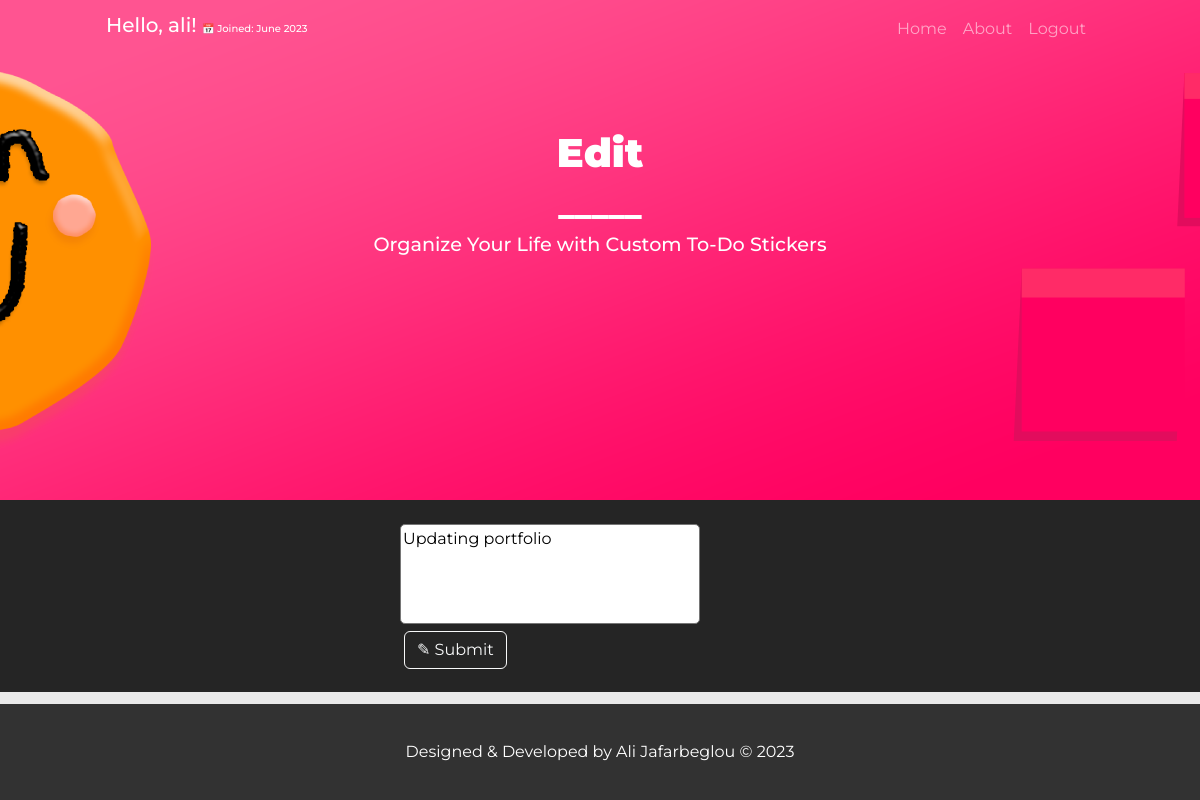
Page /edit-todo/2 (signed in) on the committed database.
### main.py (models this page shows, shortened)
    class Users(db.Model, UserMixin):
        __tablename__ = 'users'
        id = db.Column(db.Integer, primary_key=True)
        name = db.Column(db.String(40), nullable=False)
        username = db.Column(db.String(100), nullable=False, unique=True)
        password = db.Column(db.String(100), nullable=False)
        created_at = db.Column(db.DateTime, default=datetime.utcnow)
        updated_at = db.Column(
            db.DateTime, default=datetime.utcnow, onupdate=datetime.utcnow)
        todos = relationship("ToDo", back_populates="parent_user")

    class ToDo(db.Model):
        __tablename__ = "to_do"
        id = db.Column(db.Integer, primary_key=True)
        todo_id = db.Column(db.Integer, db.ForeignKey(
            "users.id"), nullable=False)
        parent_user = relationship("Users", back_populates="todos")
        todo = db.Column(db.String(250))
        post_time = db.Column(db.String(250))

### main.py (the view)
    @app.route('/edit-todo/<int:item_id>', methods=["GET", "POST"])
    @login_required
    def edit_todo(item_id):
        todo = ToDo.query.get_or_404(item_id)
        edit_form = ToDoForm(obj=todo)
        if edit_form.validate_on_submit():
            todo.todo = edit_form.todo.data
            db.session.commit()
            return redirect(url_for('home'))
        return render_template('edit.html', form=edit_form, current_user=current_user, edit_page=True, logged_in=current_user.is_authenticated)

### main.py
    class ToDoForm(FlaskForm):
        todo = TextAreaField('ToDo', validators=[DataRequired(), Length(
            min=1, max=100)], render_kw={
            "class": "textArea-sec"})
        submit = SubmitField('Add', render_kw={
                             'class': 'btn btn-light', 'style': 'margin:1%'})

### main.py (called while the page is built)
@login_manager.user_loader
def load_user(user_id):
    return Users.query.get(int(user_id))

### templates/edit.html (shortened to what this page needs)
{% block content %}
{% include 'header.html' %}
<section class="container-fluid form-sec" style="background-color:#252525">
    <div class="form-div">
    <form method="POST">
    {{ form.todo(size=40, placeholder='Stick a new task') }} <br>
    <button class="btn btn-outline-light" style="margin-left:4px ;">✎ Submit</button>
    </form>
    </div>
</section>
{% include 'footer.html' %}
{% endblock %}

### templates/header.html (shortened to what this page needs)
<!DOCTYPE html>
<html lang="en">
<head>
  <link href="https://cdn.jsdelivr.net/npm/bootstrap@5.3.0-alpha1/dist/css/bootstrap.min.css" rel="stylesheet">
  <link rel="stylesheet" href="{{url_for('static', filename='css/style.css')}}">
</head>
<body>
<section class="heading-section">
    <div class="container-fluid header-bg">
        <div class="nav-div">
     <nav class="navbar navbar-expand-lg navbar-dark">
                {% if logged_in %}
                <h3 class="navbar-brand">Hello, {{current_user.name}}! <span style="font-size: x-small;">📅 Joined: {{current_user.created_at.strftime('%B %Y') }}</span> </h3>
                <div class="collapse navbar-collapse" id="navbarSupportedContent">
                <ul class="navbar-nav ms-auto">
                <li class="nav-item">
                    <a class="nav-link" href="/home">Home</a>
                </li>
                <li class="nav-item">
                    <a class="nav-link" href="/about">About</a>
                </li>
                <li class="nav-item">
                    <a class="nav-link" href="/logout">Logout</a>
                </li>
                {% endif %}
            </ul>
            </div>
        </nav>
        </div>
        <div class="main-header">
            {% if about %}
            <h1 class="header-title">About StickIt</h1>
            <h3 class="header-subtitle">Organize Your Life with Custom To-Do Stickers</h3>
            {% elif edit_page %}
            <h1 class="header-title">Edit<br> <span style="font-size:smaller">_____</span> </h1>
            <h3 class="header-subtitle">Organize Your Life with Custom To-Do Stickers</h3>
            {% else %}
            <h1 class="header-title" style="color:bisque">StickIt<br> <span style="font-size:smaller; color:rgb(255, 246, 234)">Your Personal Task Manager</span> </h1>
            <h3 class="header-subtitle" style="color:antiquewhite">Organize Your Life with Custom To-Do Stickers</h3>
            {% endif %}
        </div>
         </div>
    </section>

### static/css/style.css (style rules this page uses)
body { font-family: 'Montserrat', sans-serif; background-color: #EAEAEA; display: flex; position: relative; flex-direction: column; min-height: 100vh; }
.nav-div { padding: 0 8%; }
.header-bg { opacity: 1; height: 500px; background-color:#5e009d; background-color:#ff0062; background-image: linear-gradient(to bottom right, rgb(255, 99, 198), rgb(243, 41, 85)); background-position: center center; background-image: url("/static/img/header.png"); background-repeat: no-repeat; }
.main-header { padding: 6%; text-align: center; color: #fff; }
.header-title { font-size: 2.5rem; font-weight: 900; }
.header-subtitle { font-size: 1.2rem; font-weight: 500; }
.textArea-sec { -webkit-border-radius: 5px; -moz-border-radius: 5px; border-radius: 5px; resize: none; height: 100px; width: 300px; }
.form-sec { height-min: 200px; }
.form-div { width: 400px; margin: auto; margin-top: 2%; margin-bottom: 2%; }

### rows in the picture
Users: name "ali", created_at "June 2023"
ToDo: todo "Updating portfolio"
